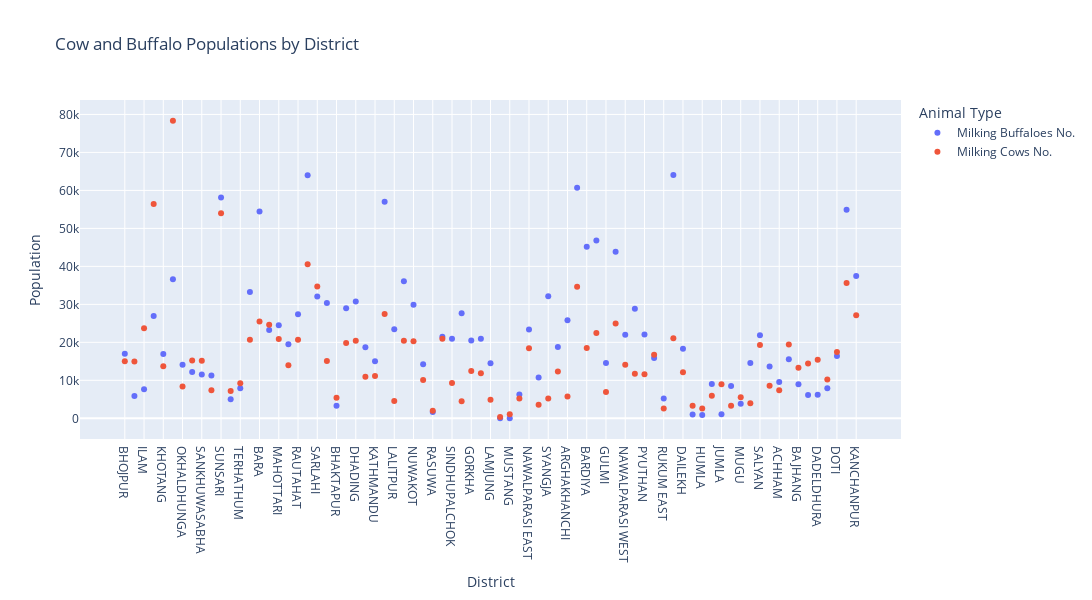

Source (notebook cell):
### Markdown cell above
as we comapre from prevous graph and this graph we can clearly see that population of buffaloes and its milking production is high. the population of buffaloes is in rupandehi and saptari (>64k). But miking production is high in saptari district.

### Code cell
# Select the columns to plot
selected_columns = df1[['District','Milking Buffaloes No.','Milking Cows No.']]

#Melt the DataFrame to long format
df1_melted = pd.melt(df1, id_vars=['District'], value_vars=['Milking Buffaloes No.','Milking Cows No.'],
                    var_name='Animal', value_name='Population')

# Create a dot plot
fig = px.scatter(df1_melted, x='District', y='Population', color='Animal',
                 title='Cow and Buffalo Populations by District',
                 labels={'Population': 'Population', 'district': 'District', 'Animal': 'Animal Type'},
                 hover_data=['Population'],height=600, width=3000)

# Show the plot
fig.show()

### Figure 1 — Plotly figure (JSON) as saved in the notebook; plotly's stock layout.template omitted (floating-point values rounded to 4 significant figures)
{"data": [{"hovertemplate": "Animal Type=Milking Buffaloes No.<br>District=%{x}<br>Population=%{y}<extra></extra>", "legendgroup": "Milking Buffaloes No.", "marker": {"color": "#636efa", "symbol": "circle"}, "mode": "markers", "name": "Milking Buffaloes No.", "orientation": "v", "showlegend": true, "type": "scatter", "x": ["BHOJPUR", "DHANKUTA", "ILAM", "JHAPA", "KHOTANG", "MORANG", "OKHALDHUNGA", "PANCHTHAR", "SANKHUWASABHA", "SOLUKHUMBU", "SUNSARI", "TAPLEJUNG", "TERHATHUM", "UDAYAPUR", "BARA", "DHANUSHA", "MAHOTTARI", "PARSA", "RAUTAHAT", "SAPTARI", "SARLAHI", "SIRAHA", "BHAKTAPUR", "CHITWAN", "DHADING", "DOLAKHA", "KATHMANDU", "KABHREPALAN- CHOK", "LALITPUR", "MAKWANPUR", "NUWAKOT", "RAMECHHAP", "RASUWA", "SINDHULI", "SINDHUPALCHOK", "BAGLUNG", "GORKHA", "KASKI", "LAMJUNG", "MANANG", "MUSTANG", "MYAGDI", "NAWALPARASI EAST", "PARBAT", "SYANGJA", "TANAHUN", "ARGHAKHANCHI", "BANKE", "BARDIYA", "DANG", "GULMI", "KAPILBASTU", "NAWALPARASI WEST", "PALPA", "PYUTHAN", "ROLPA", "RUKUM EAST", "RUPANDEHI", "DAILEKH", "DOLPA", "HUMLA", "JAJARKOT", "JUMLA", "KALIKOT", "MUGU", "RUKUM WEST", "SALYAN", "SURKHET", "ACHHAM", "BAITADI", "BAJHANG", "BAJURA", "DADELDHURA", "DARCHULA", "DOTI", "KAILALI", "KANCHANPUR"], "xaxis": "x", "y": [17001, 5896, 7634, 26920, 16916, 36589, 14113, 12168, 11515, 11288, 58136, 5005, 7897, 33261, 54432, 23240, 24494, 19475, 27392, 64004, 32079, 30379, 3304, 28992, 30720, 18681, 15025, 57043, 23440, 36102, 29891, 14255, 1686, 21458, 20944, 27691, 20509, 20930, 14488, 0, 32, 6264, 23367, 10747, 32107, 18756, 25791, 60679, 45179, 46781, 14531, 43876, 21970, 28818, 22087, 15887, 5244, 64089, 18318, 1005, 852, 9016, 1047, 8513, 3827, 14536, 21846, 13617, 9556, 15534, 8963, 6136, 6187, 7936, 16390, 54882, 37469], "yaxis": "y"}, {"hovertemplate": "Animal Type=Milking Cows No.<br>District=%{x}<br>Population=%{y}<extra></extra>", "legendgroup": "Milking Cows No.", "marker": {"color": "#EF553B", "symbol": "circle"}, "mode": "markers", "name": "Milking Cows No.", "orientation": "v", "showlegend": true, "type": "scatter", "x": ["BHOJPUR", "DHANKUTA", "ILAM", "JHAPA", "KHOTANG", "MORANG", "OKHALDHUNGA", "PANCHTHAR", "SANKHUWASABHA", "SOLUKHUMBU", "SUNSARI", "TAPLEJUNG", "TERHATHUM", "UDAYAPUR", "BARA", "DHANUSHA", "MAHOTTARI", "PARSA", "RAUTAHAT", "SAPTARI", "SARLAHI", "SIRAHA", "BHAKTAPUR", "CHITWAN", "DHADING", "DOLAKHA", "KATHMANDU", "KABHREPALAN- CHOK", "LALITPUR", "MAKWANPUR", "NUWAKOT", "RAMECHHAP", "RASUWA", "SINDHULI", "SINDHUPALCHOK", "BAGLUNG", "GORKHA", "KASKI", "LAMJUNG", "MANANG", "MUSTANG", "MYAGDI", "NAWALPARASI EAST", "PARBAT", "SYANGJA", "TANAHUN", "ARGHAKHANCHI", "BANKE", "BARDIYA", "DANG", "GULMI", "KAPILBASTU", "NAWALPARASI WEST", "PALPA", "PYUTHAN", "ROLPA", "RUKUM EAST", "RUPANDEHI", "DAILEKH", "DOLPA", "HUMLA", "JAJARKOT", "JUMLA", "KALIKOT", "MUGU", "RUKUM WEST", "SALYAN", "SURKHET", "ACHHAM", "BAITADI", "BAJHANG", "BAJURA", "DADELDHURA", "DARCHULA", "DOTI", "KAILALI", "KANCHANPUR"], "xaxis": "x", "y": [15006, 14951, 23707, 56405, 13680, 78354, 8396, 15248, 15133, 7372, 54002, 7207, 9218, 20675, 25455, 24656, 20893, 13962, 20698, 40567, 34731, 15077, 5379, 19853, 20394, 10936, 11150, 27476, 4561, 20429, 20283, 10084, 2005, 20939, 9303, 4511, 12440, 11831, 4901, 367, 1075, 5199, 18421, 3581, 5204, 12300, 5741, 34665, 18516, 22450, 6910, 24975, 14107, 11738, 11588, 16735, 2590, 21048, 12126, 3333, 2554, 5914, 8977, 3334, 5523, 3980, 19307, 8602, 7375, 19448, 13292, 14399, 15392, 10199, 17447, 35617, 27164], "yaxis": "y"}], "layout": {"height": 600, "legend": {"title": {"text": "Animal Type"}, "tracegroupgap": 0}, "title": {"text": "Cow and Buffalo Populations by District"}, "width": 3000, "xaxis": {"anchor": "y", "domain": [0, 1], "title": {"text": "District"}}, "yaxis": {"anchor": "x", "domain": [0, 1], "title": {"text": "Population"}}}}
